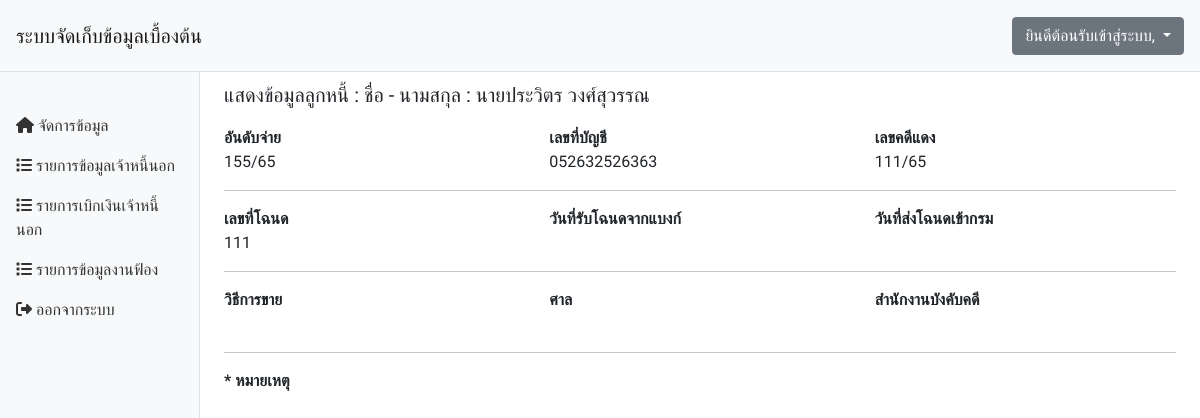
Screenshot of /admin_data1.php?page=person_view&person_id=16 with the database file from the repository.
### tables this page shows
CREATE TABLE `person` (
  `person_id` int(11) NOT NULL,
  `person_code` varchar(50) NOT NULL COMMENT 'อันดับจ่าย',
  `person_fullname` varchar(100) NOT NULL COMMENT 'ชื่อ - นามสกุล',
  `person_number` varchar(100) NOT NULL COMMENT 'เลขที่เงินกู้',
  `person_rednumber` varchar(100) NOT NULL COMMENT 'เลขคดีแดง',
  `person_deed_number` varchar(100) NOT NULL COMMENT 'เลขที่โฉนด',
  `person_sales` varchar(100) NOT NULL COMMENT 'วิธีการขาย',
  `person_province` varchar(100) NOT NULL COMMENT 'ศาลจังหวัด',
  `person_legal` varchar(100) NOT NULL COMMENT 'สำนักงานบังคับคดี',
  `person_price` varchar(100) NOT NULL COMMENT 'ราคา',
  `person_price_date` date NOT NULL DEFAULT current_timestamp() COMMENT 'วันที่ขายได้',
  `person_date_bank` varchar(100) NOT NULL COMMENT 'วันที่รับโฉนดจากแบงก์',
  `person_date_legal` varchar(100) NOT NULL COMMENT 'วันที่ส่งโฉนดเข้ากรม',
  `person_UP` varchar(100) NOT NULL COMMENT 'เลข UP ส่งโฉนดคืนแบงก์',
  `data06_id` int(11) NOT NULL COMMENT '	ID อ้างอิงตาราง UP ส่งต้นฉบับ',
  `person_date_UP` date NOT NULL DEFAULT current_timestamp() COMMENT 'วันที่ส่งโฉนดคืนแบงก์',
  `ex1_data07` varchar(100) NOT NULL COMMENT 'เบิกเงิน 200',
  `ex1_date_07` date NOT NULL DEFAULT current_timestamp() COMMENT 'วันที่เบิกเงิน 200',
  `ex1_data08` varchar(100) NOT NULL COMMENT 'เบิกบุริมฯ งวด 1',
  `ex1_date_08` date NOT NULL DEFAULT current_timestamp() COMMENT 'วันที่เบิกบุริมฯ งวด 1',
  `ex1_data09` varchar(100) NOT NULL COMMENT 'เบิกบุริมฯ งวด 2',
  `ex1_date_09` date NOT NULL DEFAULT current_timestamp() COMMENT 'วันที่เบิกบุริมฯ งวด 2',
  `ex1_data10` varchar(100) NOT NULL COMMENT 'เบิก โจทก์ถอน,ขายติด,ขายปลอด',
  `ex1_date_10` date DEFAULT current_timestamp() COMMENT 'วันที่เบิก โจทก์ถอน,ขายติด,ขายปลอด',
  `person_note` varchar(255) NOT NULL COMMENT 'หมายเหตุ'
);

### person_view.php (the view, shortened to what this page needs)
<?php
include('connect/dbconnect.php');
$person_id = $_GET['person_id'];
$view_select = "SELECT * FROM person WHERE person_id='$person_id'";
$query = mysqli_query($dbcon, $view_select);
$row = mysqli_fetch_array($query);
?>
<p style="font-size: 20px;">แสดงข้อมูลลูกหนี้ : ชื่อ - นามสกุล : <?php echo $row['person_fullname']; ?></p>
<div class="row mt-3">
    <div class="col">
        <b>อันดับจ่าย</b> <br>
        <?php echo $row['person_code']; ?>
    </div>
    <div class="col">
        <b>เลขที่บัญชี</b> <br>
        <?php echo $row['person_number']; ?>
    </div>
    <div class="col">
        <b>เลขคดีแดง</b> <br>
        <?php echo $row['person_rednumber']; ?>
    </div>
</div>
<hr>
<div class="row">
    <div class="col">
        <b>เลขที่โฉนด</b> <br>
        <?php echo $row['person_deed_number']; ?>
    </div>
    <div class="col">
        <b>วันที่รับโฉนดจากแบงก์</b> <br>
    </div>
    <div class="col">
        <b>วันที่ส่งโฉนดเข้ากรม</b> <br>
    </div>
</div>
<hr>
<div class="row">
    <div class="col">
        <b>วิธีการขาย</b> <br>
        <?php echo $row['person_sales']; ?><br>
    </div>
    <div class="col">
        <b>ศาล</b> <br>
        <?php echo $row['person_province']; ?><br>
    </div>
    <div class="col">
        <b>สำนักงานบังคับคดี</b> <br>
        <?php echo $row['person_legal']; ?><br>
    </div>
</div>
<hr>
<div class="row">
    <div class="col">
        <b>* หมายเหตุ</b> <br>
        <?php echo $row['person_note']; ?><br>
    </div>
</div>

### style.css (style rules this page uses)
* { margin: 0; padding: 0; box-sizing: border-box; font-family: "Prompt", sans-serif; }

### rows the page displays
person: person_fullname "นายประวิตร วงศ์สุวรรณ", person_code "155/65", person_number "052632526363", person_rednumber "111/65", person_deed_number "111"
